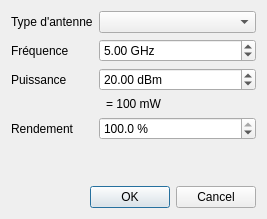
<?xml version="1.0" encoding="UTF-8"?>
<ui version="4.0">
 <class>EmitterDialog</class>
 <widget class="QDialog" name="EmitterDialog">
  <property name="geometry">
   <rect>
    <x>0</x>
    <y>0</y>
    <width>267</width>
    <height>219</height>
   </rect>
  </property>
  <property name="windowTitle">
   <string>Paramètres de l'émetteur</string>
  </property>
  <layout class="QVBoxLayout" name="verticalLayout">
   <item>
    <layout class="QFormLayout" name="formLayout">
     <item row="0" column="0">
      <widget class="QLabel" name="label_antenna_type">
       <property name="text">
        <string>Type d'antenne</string>
       </property>
      </widget>
     </item>
     <item row="0" column="1">
      <widget class="QComboBox" name="combobox_antenna_type"/>
     </item>
     <item row="1" column="0">
      <widget class="QLabel" name="label_frequency">
       <property name="text">
        <string>Fréquence</string>
       </property>
      </widget>
     </item>
     <item row="1" column="1">
      <widget class="QDoubleSpinBox" name="spinbox_frequency">
       <property name="suffix">
        <string> GHz</string>
       </property>
       <property name="minimum">
        <double>0.100000000000000</double>
       </property>
       <property name="maximum">
        <double>100.000000000000000</double>
       </property>
       <property name="singleStep">
        <double>0.100000000000000</double>
       </property>
       <property name="value">
        <double>5.000000000000000</double>
       </property>
      </widget>
     </item>
     <item row="2" column="0">
      <widget class="QLabel" name="label_power">
       <property name="text">
        <string>Puissance</string>
       </property>
      </widget>
     </item>
     <item row="2" column="1">
      <widget class="QDoubleSpinBox" name="spinbox_power">
       <property name="suffix">
        <string> dBm</string>
       </property>
       <property name="decimals">
        <number>2</number>
       </property>
       <property name="minimum">
        <double>-100.000000000000000</double>
       </property>
       <property name="maximum">
        <double>100.000000000000000</double>
       </property>
       <property name="value">
        <double>20.000000000000000</double>
       </property>
      </widget>
     </item>
     <item row="3" column="1">
      <widget class="QLabel" name="label_power_watts">
       <property name="sizePolicy">
        <sizepolicy hsizetype="Preferred" vsizetype="Maximum">
         <horstretch>0</horstretch>
         <verstretch>0</verstretch>
        </sizepolicy>
       </property>
       <property name="text">
        <string>= 100 mW</string>
       </property>
       <property name="indent">
        <number>7</number>
       </property>
      </widget>
     </item>
     <item row="4" column="0">
      <widget class="QLabel" name="label_efficiency">
       <property name="text">
        <string>Rendement</string>
       </property>
      </widget>
     </item>
     <item row="4" column="1">
      <widget class="QDoubleSpinBox" name="spinbox_efficiency">
       <property name="suffix">
        <string> %</string>
       </property>
       <property name="decimals">
        <number>1</number>
       </property>
       <property name="maximum">
        <double>100.000000000000000</double>
       </property>
       <property name="singleStep">
        <double>1.000000000000000</double>
       </property>
       <property name="value">
        <double>100.000000000000000</double>
       </property>
      </widget>
     </item>
    </layout>
   </item>
   <item>
    <spacer name="verticalSpacer">
     <property name="orientation">
      <enum>Qt::Vertical</enum>
     </property>
     <property name="sizeHint" stdset="0">
      <size>
       <width>20</width>
       <height>40</height>
      </size>
     </property>
    </spacer>
   </item>
   <item>
    <widget class="QDialogButtonBox" name="buttonBox">
     <property name="orientation">
      <enum>Qt::Horizontal</enum>
     </property>
     <property name="standardButtons">
      <set>QDialogButtonBox::Cancel|QDialogButtonBox::Ok</set>
     </property>
    </widget>
   </item>
  </layout>
 </widget>
 <resources/>
 <connections>
  <connection>
   <sender>buttonBox</sender>
   <signal>accepted()</signal>
   <receiver>EmitterDialog</receiver>
   <slot>accept()</slot>
   <hints>
    <hint type="sourcelabel">
     <x>257</x>
     <y>250</y>
    </hint>
    <hint type="destinationlabel">
     <x>157</x>
     <y>274</y>
    </hint>
   </hints>
  </connection>
  <connection>
   <sender>buttonBox</sender>
   <signal>rejected()</signal>
   <receiver>EmitterDialog</receiver>
   <slot>reject()</slot>
   <hints>
    <hint type="sourcelabel">
     <x>284</x>
     <y>250</y>
    </hint>
    <hint type="destinationlabel">
     <x>286</x>
     <y>274</y>
    </hint>
   </hints>
  </connection>
 </connections>
</ui>
